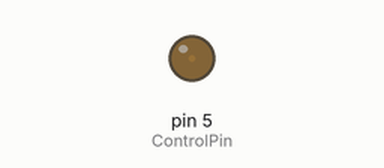
This sketch was run on a simulated Arduino Uno, built with avr-gcc and run on an emulated ATmega328P. Shown: output pins drawn as LEDs (lit = HIGH).

Above: at 0.05 s.
At 1.3 s:
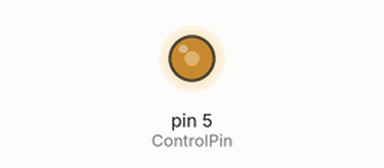
At 1.9 s:
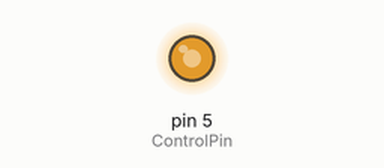
At 2.55 s:
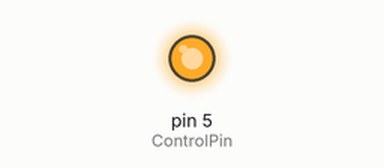
Timing chart, 0 to 5.9 s (numbered marks = the images above):
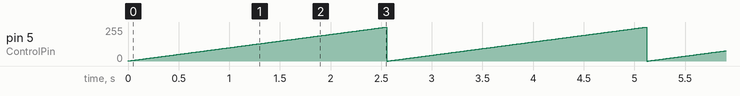

The sketch:

task3.ino
```cpp
#define ControlPin 5
int brightness = 0;
void setup()
{
  pinMode(ControlPin, OUTPUT);
}

void loop(){
  brightness = (brightness + 1) % 256;
  analogWrite(ControlPin, brightness);
  delay(10);
}
```

Measured:
- by itself, pin 5 (ControlPin): ramps from 0/255 to 255/255 and jumps back, once every 2.6 s
